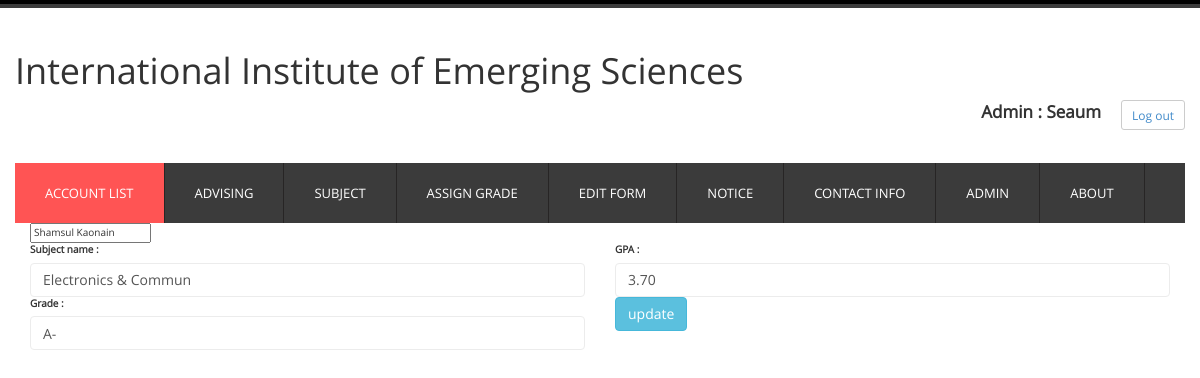
The page /includes/admin_gradeshow.php?rt_id=1 (signed in) on the database its author committed.
### tables this page shows
CREATE TABLE `gradedetails` (
  `rt_id` int(10) NOT NULL,
  `gpa` float(10,2) NOT NULL,
  `grade` varchar(10) NOT NULL,
  `id` int(11) NOT NULL
);

CREATE TABLE `a` (
  `id` int(11) NOT NULL,
  `name` varchar(100) NOT NULL,
  `email` varchar(100) NOT NULL,
  `phno` varchar(15) NOT NULL,
  `password` varchar(20) NOT NULL
);

CREATE TABLE `routine` (
  `rt_id` int(11) NOT NULL,
  `std_id` int(11) NOT NULL,
  `sub` varchar(20) NOT NULL,
  `day` varchar(20) NOT NULL,
  `time` varchar(20) NOT NULL
);

### includes/admin_gradeshow.php (the view, shortened to what this page needs)
<?php
include_once'database.php';
include_once 'admin-header.php';
     if(isset($_REQUEST['rt_id']))
     {
	     $studentid = $_REQUEST['rt_id'];
	     $query = "SELECT * FROM gradedetails WHERE rt_id = $studentid";
	     $result = mysqli_query($conn,$query);
	     $student = mysqli_fetch_assoc($result);
	     $gpa = $student['gpa'];
	     $grade = $student['grade'];
     }
     else
     {
	     $subname ='' ;
	     $gpa = '';
	     $grade = '';
     }
function  getSubject($conn,$subid){
    $query= "SELECT sub FROM routine WHERE rt_id='$subid'";
    $zone= mysqli_query($conn,$query);
    $sub = mysqli_fetch_assoc($zone);
    return $sub['sub'] ;
}
function  getName($conn,$name){
    $query= "SELECT name FROM a WHERE id=$name";
    $zone= mysqli_query($conn,$query);
    $sub = mysqli_fetch_assoc($zone);
    return $sub['name'] ;
}
?>
<div class="container">
	<form method="post">
		<input type="" name="id" value="<?php echo getName($conn,$student['id'])?>">
		<div class="row">
			<div class='col-lg-6'>
				<label> Subject name : </label>
				<input type="text" class="form-control" id="sname" name="sname" value="<?php echo getSubject($conn,$studentid)?>">
			</div>
			<div class='col-lg-6'>
				<label> GPA  : </label>
				<input type="number" step="0.01" class="form-control" id="gpa" name="gpa" value="<?php echo $gpa ;?>">
			</div>
			<div class='col-lg-6'>
				<label> Grade :</label>
				<input type="text" class="form-control" id="grade" name="grade" value="<?php echo $grade?>">
			</div>
			<div class='col-lg-6'>
				<input type="submit" id="save"  name="save"  class="btn btn-info center" value="update" ">
			</div>
		</div>
	</form>
</div>

### css/style.css (style rules this page uses)
body { font-family: 'open_sansregular'; background:#ffffff; font-size: 100%; }
.form-control { box-shadow: none; border: 1px solid #ECECEC; -webkit-transition: all 0.3s ease-in-out; -moz-transition: all 0.3s ease-in-out; -o-transition: all 0.3s ease-in-out; transition: all 0.3s ease-in-out; }

### rows shown on the page
gradedetails: id "Shamsul Kaonain", gpa "3.70", grade "A-"
routine: sname "Electronics & Commun"

### other values the page prints
$_SESSION['adminName'] "Seaum"
